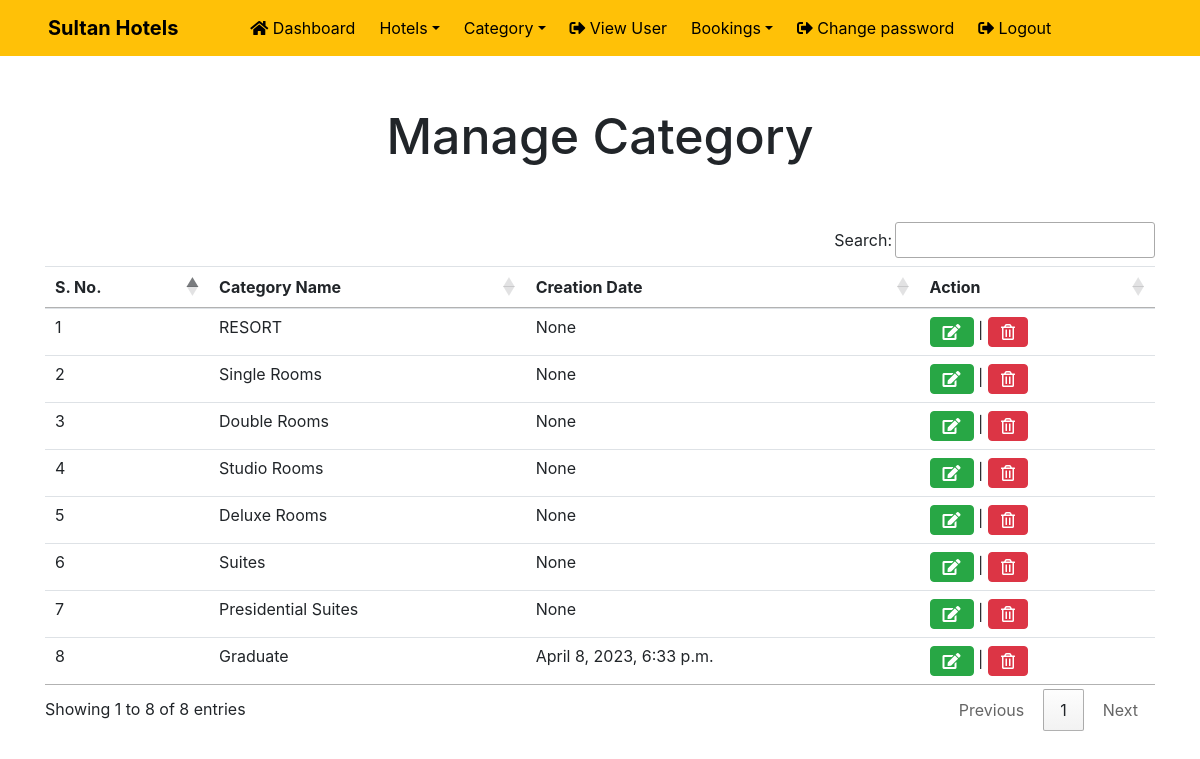
Screenshot of /view_category (signed in) with the database file from the repository.
### EBS2021/models.py (models this page shows, shortened)
class Category(models.Model):
    categoryname=models.CharField(max_length=100,null=True)
    creationdate = models.DateTimeField(default=datetime.now, blank=True)

### EBS2021/views.py (the view)
# urls.py: path('view_category', view_category ,name="view_category"),
def view_category(request):
    if not request.user.is_authenticated:
        return redirect('Login')
    cat = Category.objects.all()
    d = {'cat':cat}
    return render(request ,"view_category.html",d)

### EBS2021/templates/view_category.html (shortened to what this page needs)
{% load static %}
{% block body %}
{% include 'header.html' %}
<link rel = stylesheet href="https://cdn.datatables.net/1.10.20/css/jquery.dataTables.min.css">
<link rel = stylesheet href="https://cdn.datatables.net/buttons/1.6.1/css/buttons.dataTables.min.css">
<div class="container" style="margin-top: 50px;">
<h2 class="text-center" style="font-size: 50px;">Manage Category</h2>
<br><br>
<table class="table table-hover table-responsive-lg"id="example">
    <thead>
        <tr>
            <th>S. No.</th>
            <th>Category Name</th>
            <th>Creation Date</th>
            <th>Action</th>
        </tr>
    </thead>
    <tbody>
        {% for i in cat %}
        <tr>
            <td>{{forloop.counter}}</td>
            <td>{{i.categoryname}}</td>
            <td>{{i.creationdate}}</td>
            <td>
                <a href="{% url 'edit_category' i.id %}" class="btn btn-success"> <i class="fas fa-edit"></i></a>
                 | <a href="{% url 'delete_category' i.id %}"onclick="return confirm('Are you really want to delete')" class="btn btn-danger"><i class="far fa-trash-alt"></i></a></td>
        </tr>
        {% endfor %}
    </tbody>
</table>
</div>
{% endblock %}

### EBS2021/templates/header.html (shortened to what this page needs)
{% load static %}
<head>
      <link rel="stylesheet" href="https://maxcdn.bootstrapcdn.com/bootstrap/4.3.1/css/bootstrap.min.css">
      <link rel="stylesheet" href="https://use.fontawesome.com/releases/v5.6.3/css/all.css"></head>
      <link rel="stylesheet" href="{% static 'style.css' %} ">
    </head>
    <nav class="navbar navbar-expand-sm navbar-light bg-warning pl-5">
        <a href = "{% url 'index' %}" class="navbar-brand" style = "color : black ; font-weight : bold">
          Sultan Hotels
        </a>
        <div class="collapse navbar-collapse" id="abc">
        <ul class="navbar-nav pl-5 ">
          {% if request.user.is_authenticated %}
          <li class="nav-item">
            <a class="nav-link" style="color: black;" href="{% url 'innerhome' %}"><i class="fas fa-home"></i> Dashboard</a>
          </li>
           <li class="nav-item dropdown"><a class="nav-link pl-3 dropdown-toggle" data-toggle="dropdown" href="#">Hotels</a>
          </li>
          <li class="nav-item dropdown"><a class="nav-link pl-3 dropdown-toggle" data-toggle="dropdown" href="#"> Category</a>
          </li>
          <li class="nav-item">
            <a class="nav-link pl-3" href="{% url 'view_user' %}"><i class="fas fa-sign-out-alt"></i> View User</a>
          </li>
             <li class="nav-item dropdown"><a class="nav-link pl-3 dropdown-toggle" data-toggle="dropdown" href="#"> Bookings</a>
          </li>
          <li class="nav-item">
            <a class="nav-link pl-3" href="{% url 'change_passwordadmin' %}"><i class="fas fa-sign-out-alt"></i> Change password</a>
          </li>
           <li class="nav-item">
            <a class="nav-link pl-3" href="{% url 'Logout' %}"><i class="fas fa-sign-out-alt"></i> Logout</a>
          </li>
          {% endif %}
        </ul>
        </div>
        </nav>

### EBS2021/static/style.css (style rules this page uses)
.nav-link { color: black !important; }

### rows the page displays
Category: categoryname "RESORT", creationdate "None"
Category: categoryname "Single Rooms", creationdate "None"
Category: categoryname "Double Rooms", creationdate "None"
Category: categoryname "Studio Rooms", creationdate "None"
Category: categoryname "Deluxe Rooms", creationdate "None"
Category: categoryname "Suites", creationdate "None"
Category: categoryname "Presidential Suites", creationdate "None"
Category: categoryname "Graduate", creationdate "April 8, 2023, 6:33 p.m."
